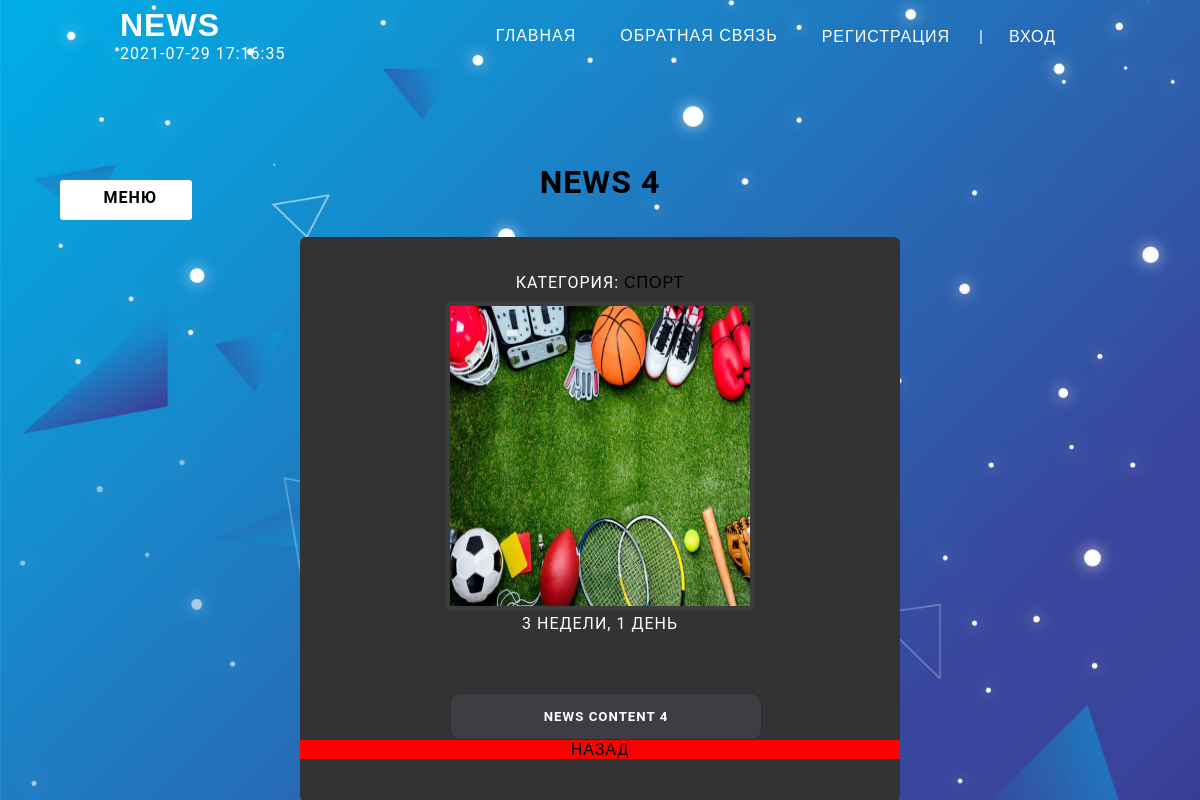
Screenshot of /news/4/ with the database file from the repository.
### news/models.py (models this page shows, shortened)
class News(models.Model):
    title = models.CharField(max_length=150, verbose_name='Название')
    content = models.TextField(verbose_name='Контент')
    created_at = models.DateTimeField(auto_now_add=True, verbose_name='Дата публикации')
    updated_at = models.DateTimeField(auto_now=True, verbose_name='Обновлено')
    photo = models.ImageField(upload_to='photos/$Y/$m/$d/', blank = True, verbose_name='Фото')
    is_published = models.BooleanField(default=True, verbose_name='Опубликовано')
    category = models.ForeignKey(Category, on_delete=models.PROTECT, verbose_name='Категория')
    views = models.IntegerField(default=0)
    class Meta:
        verbose_name = 'Новость'
        verbose_name_plural = 'Новости'
        ordering = ['-created_at']

class Category(models.Model):
    title = models.CharField(max_length=150, db_index=True, verbose_name='Наименование категории')
    def get_absolute_url(self):
        return reverse("category", kwargs={"category_id": self.pk})
    def __str__(self):
        return self.title
    class Meta:
        verbose_name = 'Категория'
        verbose_name_plural = 'Категории'
        ordering = ['title']

### news/views.py (the view)
# urls.py: path('news/<int:pk>/', ViewNews.as_view(), name='view_news'),
class ViewNews(DetailView):
    model = News
    context_object_name = 'news_item'

### news/templatetags/news_tags.py (called while the page is built)
@register.simple_tag(name='get_list_categories')
def get_categories():
    return Category.objects.all()

### news/templates/news/news_detail.html (shortened to what this page needs)
{% extends 'base.html' %}
{% block menu %}
    {% include 'inc/_nav.html' %}
{% endblock  %}
{% block sidebar %}
    {% include 'inc/_sidebar.html' %}
{% endblock  %}
{% block title-site %}
    <div class="title">
        <h1>{{ news_item.title }}</h1>
    </div>
{% endblock  %}
{% block content %}
    <div class="news">
        <div class="news-block">
            <p>Категория: <a href="{{ news_item.category.get_absolute_url }}"> {{ news_item.category }}</a></p>
            {% if news_item.photo %}
                <p><img src="{{ news_item.photo.url}}"></p>
            {% else %}
                <p>Отсутствует изображение</p>
            {% endif %}
            <p>{{ news_item.created_at|timesince}}</p>
            <div class="content-news">
                <h5>{{ news_item.content|safe|linebreaks }}</h5>
            </div>
            <div class="back">
                <a href="/">Назад</a>
            </div>
            <br>
        </div>
    </div>
{% endblock  %}

### mysite/static/css/mainstyle.css (style rules this page uses)
* { margin: 0 0 auto; }
img { margin-top: 10px; height: 300px; width: 300px; border: 4px #3c3c3f solid; border-radius: 3px; }
.title { display: flex; align-items:center; justify-content: center; width: 100%; color: rgb(0, 0, 0); margin-top: 12%; }
body { background: #222226; font-family: "Roboto", sans-serif; text-transform: uppercase; letter-spacing: 1px; }
a { color: black; text-decoration: none; font-family: Arial, Helvetica, sans-serif; }
.news-block { background-color:#333336; border-radius:6px; width: 50%; margin-top:3%; padding-top:3%; padding-bottom: 2%; justify-content: center; align-items: center; }
.news { display: flex; color: white; flex-direction: column; justify-content: center; align-items: center; text-align: center; }
.content-news { padding: 15px 5px; margin-top: 10%; background-color: #3e3e42; border: 1px solid rgb(44, 44, 42); border-radius: 10px; width: 50%; margin-left: 25%; word-break: break-all; }

### mysite/static/css/styles2.css (style rules this page uses)
* { margin: 0 0 auto; }
body { background: url("../../media/photos/$Y/$m/$d/bg-add-news.jpg") no-repeat; background-size: cover; }
.back { background-color: red; }

### rows the page displays
News: title "NEWS 4", category "СПОРТ", photo (picture), created_at "3 НЕДЕЛИ, 1 ДЕНЬ", content "NEWS CONTENT 4"
